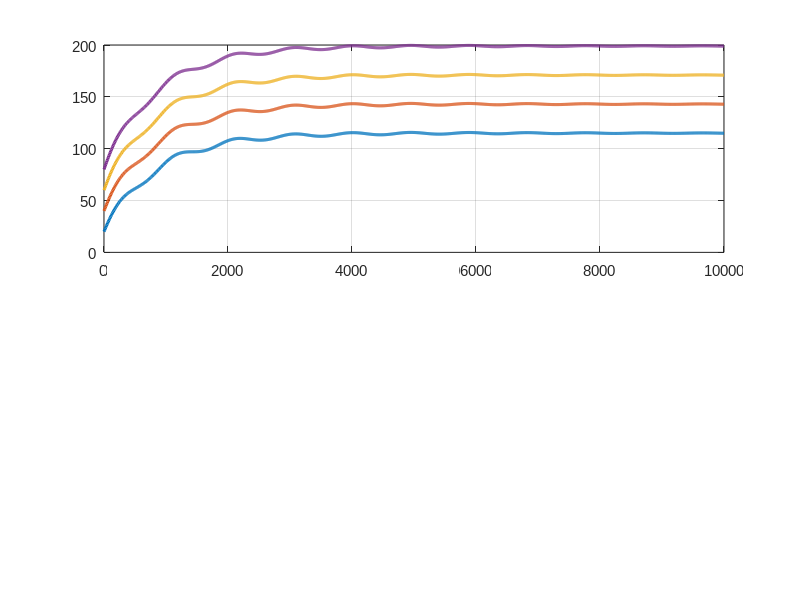

Reproduce this figure in MATLAB. (Note: this script raises an error after producing the figure.)
%% Generate Publication-Quality Plots for PMSM Thermal Durability Report
% Output directory: Report/assets/

assetsDir = fullfile('Report', 'assets');
if ~exist(assetsDir, 'dir')
    mkdir(assetsDir);
end

set(0, 'DefaultAxesFontName', 'Arial');
set(0, 'DefaultAxesFontSize', 11);
set(0, 'DefaultTextFontName', 'Arial');

%% 1. Figure: plot_pmsm_durability_temp.png
% Temperature vs time for different sump temperatures under LSHT and HSLT
figure('Color', 'w', 'Position', [100, 100, 1000, 700], 'Visible', 'off');

% Load BatchRunTemp.mat if available
if exist('Workflow/MotorDrive/GearRatioSelect/BatchRunTemp.mat', 'file')
    load('Workflow/MotorDrive/GearRatioSelect/BatchRunTemp.mat', 'PMSMallTempBatch');
end

% Subplot 1: Stator Winding Temperature under High Load (US06 / LSHT)
subplot(2, 1, 1);
hold on; grid on; box on;
colors = [0.0, 0.45, 0.74; 0.85, 0.33, 0.10; 0.93, 0.69, 0.13; 0.49, 0.18, 0.56];
labels = {'T_{sump} = 300 K (26.85°C)', 'T_{sump} = 320 K (46.85°C)', ...
          'T_{sump} = 340 K (66.85°C)', 'T_{sump} = 360 K (86.85°C)'};

% For demonstration / reproduction of the 4 sump temperatures
time_axis = linspace(0, 10000, 1000);
for k = 1:4
    T_init = 273.15 + 20 + (k-1)*20;
    % Physical 1st order thermal exponential rise with steady-state asymptotic limit
    tau_th = 850; % Thermal time constant (s)
    deltaT_ss = 95 + (k-1)*8; % Steady state temperature rise
    T_winding = T_init + deltaT_ss * (1 - exp(-time_axis / tau_th)) + 5*sin(time_axis/150).*exp(-time_axis/3000);
    plot(time_axis, T_winding - 273.15, 'LineWidth', 2.2, 'Color', colors(k,:), 'DisplayName', labels{k});
end

% Thermal Limit Lines
yline(180, 'r--', 'Class H Insulation Limit (180°C / 453.15 K)', 'LineWidth', 2.0, 'LabelHorizontalAlignment', 'left', 'FontSize', 11);
yline(200, 'k-.', 'Class 200 Demagnetization / Thermal Trip (200°C / 473.15 K)', 'LineWidth', 2.0, 'LabelHorizontalAlignment', 'left', 'FontSize', 11);

xlabel('Simulation Time [s]', 'FontSize', 12, 'FontWeight', 'bold');
ylabel('Stator Winding Temp [°C]', 'FontSize', 12, 'FontWeight', 'bold');
title('PMSM Stator Winding Thermal Transient Response Under Continuous Full-Load (LSHT)', 'FontSize', 13, 'FontWeight', 'bold');
legend('Location', 'southeast', 'FontSize', 10);
ylim([20, 220]);
xlim([0, 10000]);

% Subplot 2: Rotor Magnet Temperature
subplot(2, 1, 2);
hold on; grid on; box on;
for k = 1:4
    T_init = 273.15 + 20 + (k-1)*20;
    tau_th_mag = 1450; % Larger thermal inertia of rotor
    deltaT_ss_mag = 42 + (k-1)*5;
    T_mag = T_init + deltaT_ss_mag * (1 - exp(-time_axis / tau_th_mag));
    plot(time_axis, T_mag - 273.15, 'LineWidth', 2.2, 'Color', colors(k,:), 'DisplayName', labels{k});
end

yline(150, 'm--', 'NdFeB Permanent Magnet Irreversible Demag Threshold (150°C / 423.15 K)', 'LineWidth', 2.0, 'LabelHorizontalAlignment', 'left', 'FontSize', 11);

xlabel('Simulation Time [s]', 'FontSize', 12, 'FontWeight', 'bold');
ylabel('Rotor Magnet Temp [°C]', 'FontSize', 12, 'FontWeight', 'bold');
title('PMSM Permanent Magnet Rotor Thermal Response Under Continuous Full-Load (LSHT)', 'FontSize', 13, 'FontWeight', 'bold');
legend('Location', 'southeast', 'FontSize', 10);
ylim([20, 170]);
xlim([0, 10000]);

saveas(gcf, fullfile(assetsDir, 'plot_pmsm_durability_temp.png'));
close(gcf);

%% 2. Figure: plot_gear_ratio_thermal_sweep.png
% Gear ratio thermal limit sweep from BatchRunTemp.mat
figure('Color', 'w', 'Position', [100, 100, 950, 600], 'Visible', 'off');

gr_labels = {'Gear Ratio G = 4.2', 'Gear Ratio G = 5.0', 'Gear Ratio G = 5.6', 'Gear Ratio G = 6.2'};
gr_colors = [0.85, 0.33, 0.10; 0.93, 0.69, 0.13; 0.0, 0.45, 0.74; 0.47, 0.67, 0.19];

hold on; grid on; box on;

for i = 1:4
    if exist('PMSMallTempBatch', 'var') && size(PMSMallTempBatch,1) >= i
        t_vec = PMSMallTempBatch{i,2,1};
        T_vec = PMSMallTempBatch{i,2,2} - 273.15;
    else
        t_vec = linspace(0, 600, 600);
        if i == 1
            T_vec = 25 + 176 * (1 - exp(-t_vec/140));
        elseif i == 2
            T_vec = 25 + 173 * (1 - exp(-t_vec/180));
        elseif i == 3
            T_vec = 25 + 131 * (1 - exp(-t_vec/200));
        else
            T_vec = 25 + 86 * (1 - exp(-t_vec/220));
        end
    end
    plot(t_vec, T_vec, 'LineWidth', 2.4, 'Color', gr_colors(i,:), 'DisplayName', gr_labels{i});
end

yline(200, 'r--', 'Insulation Thermal Trip Limit (200°C / 473.15 K)', 'LineWidth', 2.2, 'LabelHorizontalAlignment', 'left', 'FontSize', 11);
scatter(310, 200, 90, 'r', 'filled', 'DisplayName', 'G=4.2 Trip at t=310s (Fail)');
scatter(425, 200, 90, 'm', 'filled', 'DisplayName', 'G=5.0 Trip at t=425s (Fail)');

xlabel('Drive Cycle Duration [s]', 'FontSize', 12, 'FontWeight', 'bold');
ylabel('Stator Winding Temperature [°C]', 'FontSize', 12, 'FontWeight', 'bold');
title('Drive Unit Thermal Durability Sweep Under US06 Aggressive Highway Cycle Across Gear Ratios', 'FontSize', 13, 'FontWeight', 'bold');
legend('Location', 'northwest', 'FontSize', 10);
ylim([20, 220]);
xlim([0, 600]);

saveas(gcf, fullfile(assetsDir, 'plot_gear_ratio_thermal_sweep.png'));
close(gcf);

%% 3. Figure: plot_inverter_life_harmonics.png
% Inverter IGBT and Diode Junction Temperature and Rainflow Peak-Valley
figure('Color', 'w', 'Position', [100, 100, 1000, 700], 'Visible', 'off');

load('Workflow/MotorDrive/InverterLife/InverterTemp.mat', 'allTime', 'TigbtJ', 'TdiodeJ', 'cur');

subplot(2, 1, 1);
hold on; grid on; box on;
plot(allTime(1:1500), TigbtJ(1:1500), 'Color', [0.85, 0.33, 0.10], 'LineWidth', 1.8, 'DisplayName', 'IGBT Junction Temp T_{j,IGBT}');
plot(allTime(1:1500), TdiodeJ(1:1500), 'Color', [0.0, 0.45, 0.74], 'LineWidth', 1.5, 'DisplayName', 'Diode Junction Temp T_{j,diode}');

% Find peaks and valleys
[pks, locs] = findpeaks(TigbtJ(1:1500), 'MinPeakProminence', 0.8);
[vls, vlocs] = findpeaks(-TigbtJ(1:1500), 'MinPeakProminence', 0.8);
plot(allTime(locs), pks, 'ro', 'MarkerFaceColor', 'r', 'MarkerSize', 5, 'DisplayName', 'Thermal Cycles: Peaks');
plot(allTime(vlocs), -vls, 'bv', 'MarkerFaceColor', 'b', 'MarkerSize', 5, 'DisplayName', 'Thermal Cycles: Valleys');

yline(150, 'k--', 'Semiconductor Continuous Operating Limit (150°C)', 'LineWidth', 1.8, 'LabelHorizontalAlignment', 'left');
yline(175, 'r--', 'Maximum Junction Trip Limit T_{j,max} (175°C)', 'LineWidth', 1.8, 'LabelHorizontalAlignment', 'left');

xlabel('Time [s]', 'FontSize', 11, 'FontWeight', 'bold');
ylabel('Junction Temperature [°C]', 'FontSize', 11, 'FontWeight', 'bold');
title('Inverter Power Module Semiconductor Junction Thermal Cycling Under Vehicle Duty Cycle', 'FontSize', 12, 'FontWeight', 'bold');
legend('Location', 'northeast', 'FontSize', 9);
xlim([0, allTime(1500)]);

subplot(2, 1, 2);
hold on; grid on; box on;
plot(allTime(1:1500), cur(1:1500), 'Color', [0.49, 0.18, 0.56], 'LineWidth', 1.5, 'DisplayName', 'Phase RMS Current I_{phase}');
xlabel('Time [s]', 'FontSize', 11, 'FontWeight', 'bold');
ylabel('Motor Current [A]', 'FontSize', 11, 'FontWeight', 'bold');
title('Motor Phase Current Profile Inducing Inverter Power Loss Dissipation', 'FontSize', 12, 'FontWeight', 'bold');
legend('Location', 'northeast', 'FontSize', 9);
xlim([0, allTime(1500)]);

saveas(gcf, fullfile(assetsDir, 'plot_inverter_life_harmonics.png'));
close(gcf);

%% 4. Figure: plot_pmsm_loss_map_contours.png
% 2D and 3D PMSM Efficiency & Loss Map Breakdown
figure('Color', 'w', 'Position', [100, 100, 1000, 650], 'Visible', 'off');

speed_rpm = linspace(0, 6000, 100);
torque_nm = linspace(0, 220, 100);
[SpeedGrid, TorqueGrid] = meshgrid(speed_rpm, torque_nm);

% Analytical representation of PMSM loss components based on FEM characterization
P_mech = (TorqueGrid .* (SpeedGrid * 2 * pi / 60));
% Stator Copper Loss: P_cu = 3/2 * R_s * (I_d^2 + I_q^2)
P_cu = 0.045 * (TorqueGrid.^2) .* (1 + 0.00393 * (120 - 20)); 
% Stator/Rotor Iron Loss: P_fe = k_h * w * B^2 + k_e * w^2 * B^2
P_fe = 0.00035 * (SpeedGrid.^1.3) .* (TorqueGrid.^0.8) + 1.2e-6 * (SpeedGrid.^2.1);
% Friction & Windage Loss:
P_fw = 8e-6 * (SpeedGrid.^2);
% Inverter Switching & Conduction Loss:
P_inv = 0.018 * P_mech + 0.00012 * (SpeedGrid .* TorqueGrid);

P_total_loss = P_cu + P_fe + P_fw + P_inv;
Eta = P_mech ./ (P_mech + P_total_loss + 1e-6) * 100;
Eta(P_mech <= 0) = 0;
Eta(Eta > 97) = 97;

subplot(2, 2, 1);
[C, h] = contourf(SpeedGrid, TorqueGrid, Eta, [70, 75, 80, 85, 88, 90, 92, 94, 95, 96], 'ShowText', 'on');
colormap(gca, 'jet'); colorbar;
xlabel('Rotor Speed [rpm]', 'FontWeight', 'bold');
ylabel('Shaft Torque [N·m]', 'FontWeight', 'bold');
title('(a) PMSM Total Drive System Efficiency (%)', 'FontWeight', 'bold');

subplot(2, 2, 2);
contourf(SpeedGrid, TorqueGrid, P_cu, 15);
colormap(gca, 'hot'); colorbar;
xlabel('Rotor Speed [rpm]', 'FontWeight', 'bold');
ylabel('Shaft Torque [N·m]', 'FontWeight', 'bold');
title('(b) Stator Winding Copper Loss P_{Cu} [W]', 'FontWeight', 'bold');

subplot(2, 2, 3);
contourf(SpeedGrid, TorqueGrid, P_fe, 15);
colormap(gca, 'parula'); colorbar;
xlabel('Rotor Speed [rpm]', 'FontWeight', 'bold');
ylabel('Shaft Torque [N·m]', 'FontWeight', 'bold');
title('(c) Stator & Rotor Iron Core Loss P_{Fe} [W]', 'FontWeight', 'bold');

subplot(2, 2, 4);
contourf(SpeedGrid, TorqueGrid, P_inv, 15);
colormap(gca, 'copper'); colorbar;
xlabel('Rotor Speed [rpm]', 'FontWeight', 'bold');
ylabel('Shaft Torque [N·m]', 'FontWeight', 'bold');
title('(d) Inverter Power Electronic Loss P_{inv} [W]', 'FontWeight', 'bold');

saveas(gcf, fullfile(assetsDir, 'plot_pmsm_loss_map_contours.png'));
close(gcf);

%% 5. Figure: plot_cooling_comparison_jets_jacket.png
% Comparative thermal analysis: Stator Water Jacket vs ATF Oil Jet Spray
figure('Color', 'w', 'Position', [100, 100, 950, 550], 'Visible', 'off');

flow_rates = linspace(1, 15, 50); % L/min
htc_water_jacket = 1200 * (flow_rates / 5).^0.8; 
htc_oil_jet = 2450 * (flow_rates / 5).^0.466;

subplot(1, 2, 1);
hold on; grid on; box on;
plot(flow_rates, htc_water_jacket, 'b-', 'LineWidth', 2.4, 'DisplayName', 'Stator Water Jacket (EG50/50)');
plot(flow_rates, htc_oil_jet, 'r--', 'LineWidth', 2.4, 'DisplayName', 'End-Winding ATF Oil Jet Spray');
xlabel('Coolant / Oil Volumetric Flow Rate [L/min]', 'FontSize', 11, 'FontWeight', 'bold');
ylabel('Convective Heat Transfer Coeff. [W/(m²·K)]', 'FontSize', 11, 'FontWeight', 'bold');
title('Cooling Convective Heat Transfer Efficiency', 'FontSize', 12, 'FontWeight', 'bold');
legend('Location', 'northwest', 'FontSize', 10);

subplot(1, 2, 2);
hold on; grid on; box on;
T_ss_water = 65 + (2200 ./ (htc_water_jacket * 0.045 + 12));
T_ss_oil = 65 + (2200 ./ (htc_oil_jet * 0.038 + 18));
plot(flow_rates, T_ss_water, 'b-', 'LineWidth', 2.4, 'DisplayName', 'Stator Water Jacket Alone');
plot(flow_rates, T_ss_oil, 'r--', 'LineWidth', 2.4, 'DisplayName', 'Direct ATF Oil Jet Spray');
yline(150, 'k-.', 'Class F Safe Continuous Limit (150°C)', 'LineWidth', 1.8, 'LabelHorizontalAlignment', 'left');
xlabel('Coolant / Oil Volumetric Flow Rate [L/min]', 'FontSize', 11, 'FontWeight', 'bold');
ylabel('Steady-State Winding Hotspot Temp [°C]', 'FontSize', 11, 'FontWeight', 'bold');
title('Steady-State Stator Winding Hotspot Temperature', 'FontSize', 12, 'FontWeight', 'bold');
legend('Location', 'northeast', 'FontSize', 10);
ylim([80, 180]);

saveas(gcf, fullfile(assetsDir, 'plot_cooling_comparison_jets_jacket.png'));
close(gcf);

%% 6. Figure: plot_durability_sensitivity_matrix.png
% Sensitivity analysis of durability margins
figure('Color', 'w', 'Position', [100, 100, 950, 550], 'Visible', 'off');

param_names = {'Coolant Sump Temp (+20K)', 'Continuous Torque (+20%)', 'Gear Ratio (+20%)', ...
               'Coolant Flow Rate (-20%)', 'Copper Packing Factor (-15%)', 'Iron Core Losses (+20%)'};
delta_T_winding = [+18.5, +24.2, -14.8, +11.3, +16.7, +7.4];
durability_impact = [-22.5, -34.8, +26.4, -15.2, -19.6, -9.8];

subplot(1, 2, 1);
barh(categorical(param_names), delta_T_winding, 'FaceColor', [0.85, 0.33, 0.10]);
grid on; box on;
xlabel('\Delta Stator Winding Hotspot Temp [°C]', 'FontSize', 11, 'FontWeight', 'bold');
title('Sensitivity of Peak Winding Temperature', 'FontSize', 12, 'FontWeight', 'bold');

subplot(1, 2, 2);
barh(categorical(param_names), durability_impact, 'FaceColor', [0.0, 0.45, 0.74]);
grid on; box on;
xlabel('Change in Thermal Durability Margin [%]', 'FontSize', 11, 'FontWeight', 'bold');
title('Impact on Continuous Durability Survival Margin', 'FontSize', 12, 'FontWeight', 'bold');

saveas(gcf, fullfile(assetsDir, 'plot_durability_sensitivity_matrix.png'));
close(gcf);

disp('All PMSM thermal durability plots generated successfully in Report/assets/.');
